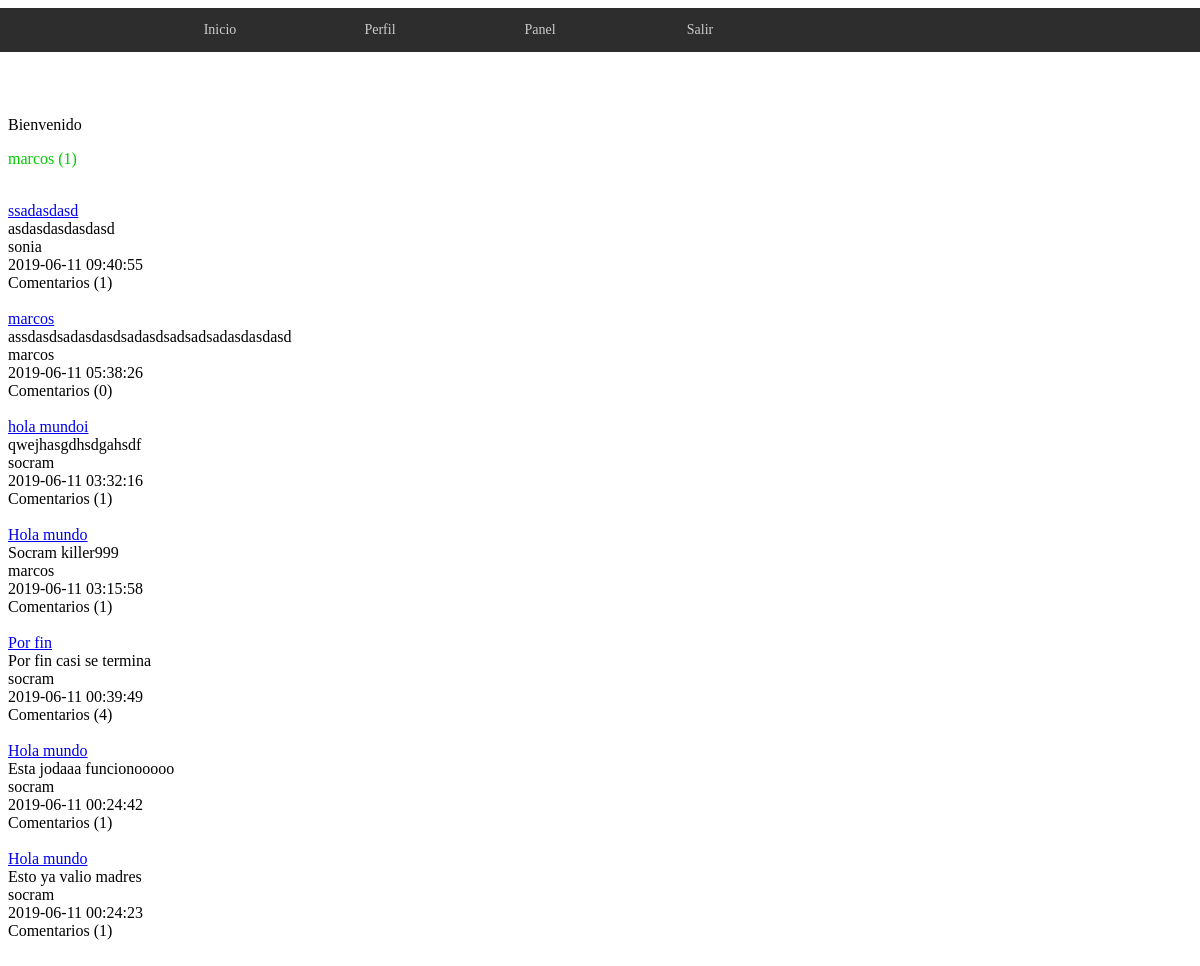
/proyecto_db/index.php (signed in), run on the app's committed database.
### tables this page shows
CREATE TABLE `noticias` (
  `id` int(11) NOT NULL,
  `titulo` varchar(100) NOT NULL,
  `noticia` text NOT NULL,
  `reportero` int(11) NOT NULL,
  `fecha` datetime NOT NULL,
  `visitas` int(11) NOT NULL,
  `megusta` int(11) NOT NULL,
  `nomegusta` int(11) NOT NULL
);

CREATE TABLE `usuario` (
  `id` int(11) NOT NULL,
  `usuario` varchar(100) NOT NULL,
  `contrasena` varchar(100) NOT NULL,
  `avatar` varchar(100) NOT NULL,
  `rango` varchar(100) NOT NULL
);

### proyecto_db/index.php (the view, shortened to what this page needs)
<?php
include "includes/config.php";
?>
<!DOCTYPE html PUBLIC "-//W3C//DTD XHTML 1.0 Transitional//EN" "http://www.w3.org/TR/xhtml1/DTD/xhtml1-transitional.dtd">
<html xmlns="http://www.w3.org/1999/xhtml">
<head>
</head>
<body>
<?php include "barra_navegador.php"; ?>
<?php
	$query = mysqli_query($connect,"SELECT * FROM usuario WHERE id = '".$_SESSION['id']."'");
	$row = mysqli_fetch_array($query);
	$rango = mysqli_query($connect,"SELECT * FROM rango WHERE id = '".$row['rango']."'");
	$ran = mysqli_fetch_array($rango);
?>
<br />
<br />
<br />
<br />
<br />
<br />
Bienvenido <p style="color:<?php echo $ran['color']; ?>"><?php echo $_SESSION['usuario']; ?> (<?php echo $_SESSION['rango']; ?>)</p>
<br />
<?php
	$noticia = mysqli_query($connect,"SELECT * FROM noticias ORDER BY id DESC");
	while($not=mysqli_fetch_array($noticia))
	{
	$usuarios = mysqli_query($connect,"SELECT * FROM usuario WHERE id = '".$not['reportero']."'");
	$user = mysqli_fetch_array($usuarios);
	$cont = mysqli_query($connect,"SELECT * FROM comentarios WHERE not_id = '".$not['id']."'");
	$contar = mysqli_num_rows($cont);
		?>
    <a href="noticia.php?id=<?php echo $not['id']; ?>"><?php echo $not['titulo']; ?></a>
    <br />
    <?php echo $not['noticia']; ?>
    <br />
    <?php echo $user['usuario']; ?>
    <br />
    <?php echo $not['fecha']; ?>
    <br />
    Comentarios (<?php echo $contar; ?>)
    <br />
    <br />
		<?php
	}
?>
</body>
</html>

### data on the page
noticias: titulo "ssadasdasd", noticia "asdasdasdasdasd", usuario.usuario "sonia", fecha "2019-06-11 09:40:55", contar "1"
noticias: titulo "marcos", noticia "assdasdsadasdasdsadasdsadsadsadasdasdasd", usuario.usuario "marcos", fecha "2019-06-11 05:38:26", contar "0"
noticias: titulo "hola mundoi", noticia "qwejhasgdhsdgahsdf", usuario.usuario "socram", fecha "2019-06-11 03:32:16", contar "1"
noticias: titulo "Hola mundo", noticia "Socram killer999", usuario.usuario "marcos", fecha "2019-06-11 03:15:58", contar "1"
noticias: titulo "Por fin", noticia "Por fin casi se termina", usuario.usuario "socram", fecha "2019-06-11 00:39:49", contar "4"
noticias: titulo "Hola mundo", noticia "Esta jodaaa funcionooooo", usuario.usuario "socram", fecha "2019-06-11 00:24:42", contar "1"
noticias: titulo "Hola mundo", noticia "Esto ya valio madres", usuario.usuario "socram", fecha "2019-06-11 00:24:23", contar "1"

### other printed values
$_SESSION['usuario'] "marcos"
$_SESSION['rango'] "1"
